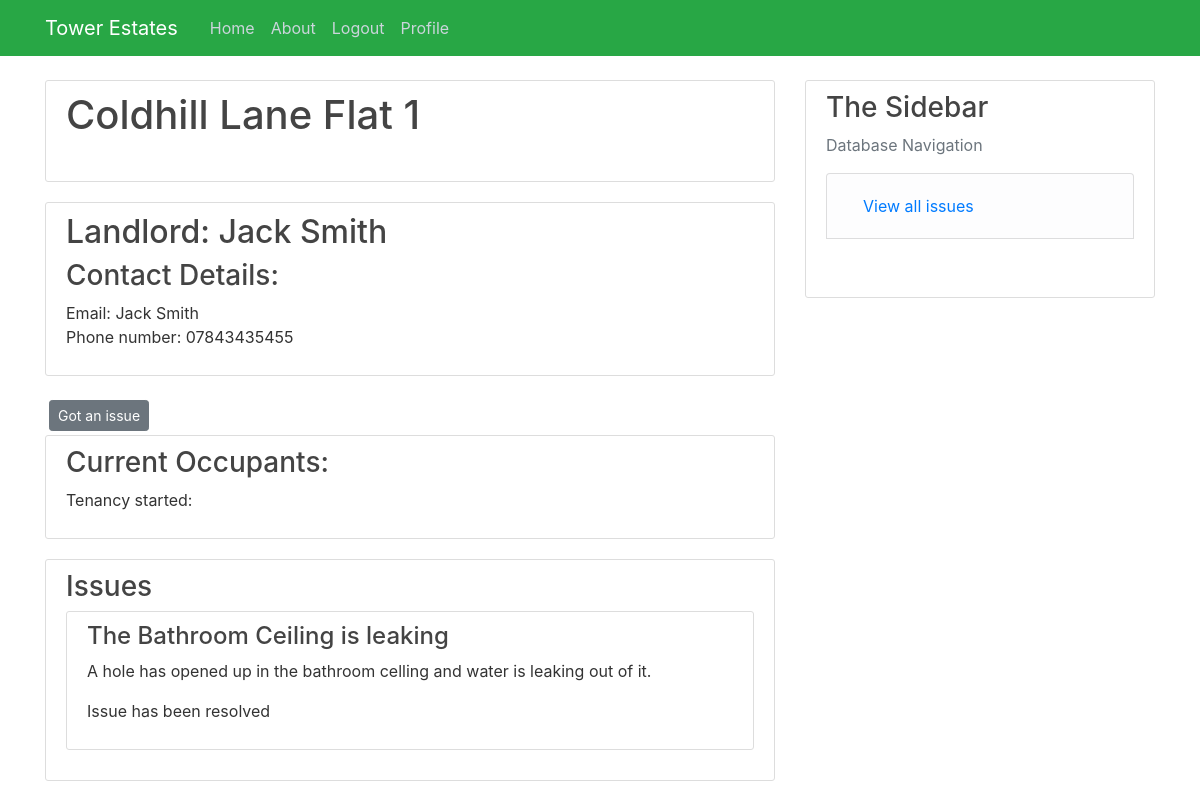
Page /Property/4 (signed in) on the committed database.
### Tower/models.py (models this page shows, shortened)
class Properties(db.Model):  # Properties table
    property_id = db.Column(db.Integer, primary_key=True)
    address_line_1 = db.Column(db.String(35), nullable=False)
    address_line_2 = db.Column(db.String(20), nullable=True, default=" ")
    postcode = db.Column(db.String(10), nullable=False)
    landlord_id = db.Column(db.Integer, db.ForeignKey("user.user_id"), nullable=False)
    issue = db.relationship("Issue",cascade="all, delete-orphan", backref="Properties", lazy=True)

class User(db.Model, UserMixin):  # User table
    user_id = db.Column(db.Integer, primary_key=True)
    name = db.Column(db.String(55), nullable=False)
    phone_number= db.Column(db.String(15), nullable=False)
    role= db.Column(db.String(12), nullable=False)
    email = db.Column(db.String(120), unique=True, nullable=False)
    business= db.Column(db.String(150), nullable=True)
    password = db.Column(db.String(64), nullable=False)
    properties = db.relationship("Properties",cascade="all, delete-orphan" ,backref="User", lazy=True)
    occupants = db.relationship("Tenancies", backref="User", secondary=occupants, lazy=True)
    contractor = db.relationship("Quotes", cascade="all, delete-orphan",backref="User", lazy=True)

class Issue(db.Model):  # Issue table
    issue_id = db.Column(db.Integer, primary_key=True)
    summary = db.Column(db.String(100), nullable=False)
    content = db.Column(db.String(500), nullable=False)
    approved = db.Column(db.Boolean, default=False)
    opened = db.Column(db.DateTime, nullable=False, default=datetime.utcnow())
    closed = db.Column(db.Boolean, default=False)
    property_id = db.Column(db.Integer, db.ForeignKey("properties.property_id"), nullable=False)
    jobs = db.relationship("Jobs", backref="Issue", lazy=True, cascade="all, delete-orphan")
    notes = db.relationship("Issue_Notes", backref="Issue", lazy=True, cascade="all, delete-orphan")

### Tower/routes.py (the view)
@app.route("/Property/<int:property_id>", methods=["GET", "POST"])  # The homepage for each property
@login_required
def Property(property_id):
    property = db.session.query(Properties, User).outerjoin(Properties, User.user_id == Properties.landlord_id). \
        filter(Properties.property_id == property_id).first()  # Gets the properties details
    tenancy = db.session.query(Tenancies).filter(Tenancies.property_id == property_id).first()
    occupancies = db.session.query(User).outerjoin(Tenancies.occupants).filter(Tenancies.property_id == property_id)  # Gets all the occupants of a property
    issues = db.session.query(Issue).filter(Issue.property_id == property_id).order_by(Issue.opened.desc())
    return render_template("Property.html", title="Property", property=property, occupancies=occupancies,
                           tenancy=tenancy, issues=issues)

### Tower/models.py (called while the page is built)
@login_manager.user_loader
def load_user(user_id):
    return User.query.get(int(user_id))

### Tower/templates/Property.html (shortened to what this page needs)
{% extends "layout.html" %}
{% block content %}
<div class="content-section">
    <h2 class="account-heading"> {{property.Properties.address_line_1}} {{property.Properties.address_line_2}}</h2>
    <br>
</div>
<div class="content-section">
    <h2><a class="article-title" href="{{ url_for('Landlord', user_id= property.Properties.landlord_id) }}">Landlord: {{property.User.name}}</a></h2>
    <h3>Contact Details:</h3>
    <p>Email: {{property.User.name}} <br>Phone number: {{property.User.phone_number}}
</div>
<div>
    <a class="btn btn-secondary btn-sm m-1" href=" {{url_for('create_issue', property_id = property.Properties.property_id)}}">Got an issue</a>
</div>
<div class="content-section">
    <h3> Current Occupants: </h3>
    <p>Tenancy started: {{tenancy.start_date}}
</div>
<div class="content-section">
    <h3>Issues</h3>
    {% for issue in issues %}
    <div class="content-section">
        <h4><a class="article-title"href=" {{ url_for('Issue_page', issue_id = issue.issue_id) }}">{{issue.summary}}</a></h4>
        <p>{{issue.content}}</p>
        {%if issue.closed == True%}
        <p>Issue has been resolved</p>
        {%endif%}
    </div>
    {%endfor%}
</div>
{% endblock content %}

### Tower/Static/main.css (style rules this page uses)
body { background: #ffffff; color: #333333; margin-top: 5rem; }
h1, h2, h3, h4, h5, h6 { color: #444444; }
.content-section { background: #ffffff; padding: 10px 20px; border: 1px solid #dddddd; border-radius: 3px; margin-bottom: 20px; }
.article-title { color: #444444; }
.account-heading { font-size: 2.5rem; }

### rows in the picture
Properties: Properties.address_line_1 "Coldhill Lane", Properties.address_line_2 "Flat 1"
User: User.name "Jack Smith", User.phone_number "07843435455"
Issue: summary "The Bathroom Ceiling is leaking", content "A hole has opened up in the bathroom celling and water is leaking out of it.", closed "Issue has been resolved"
